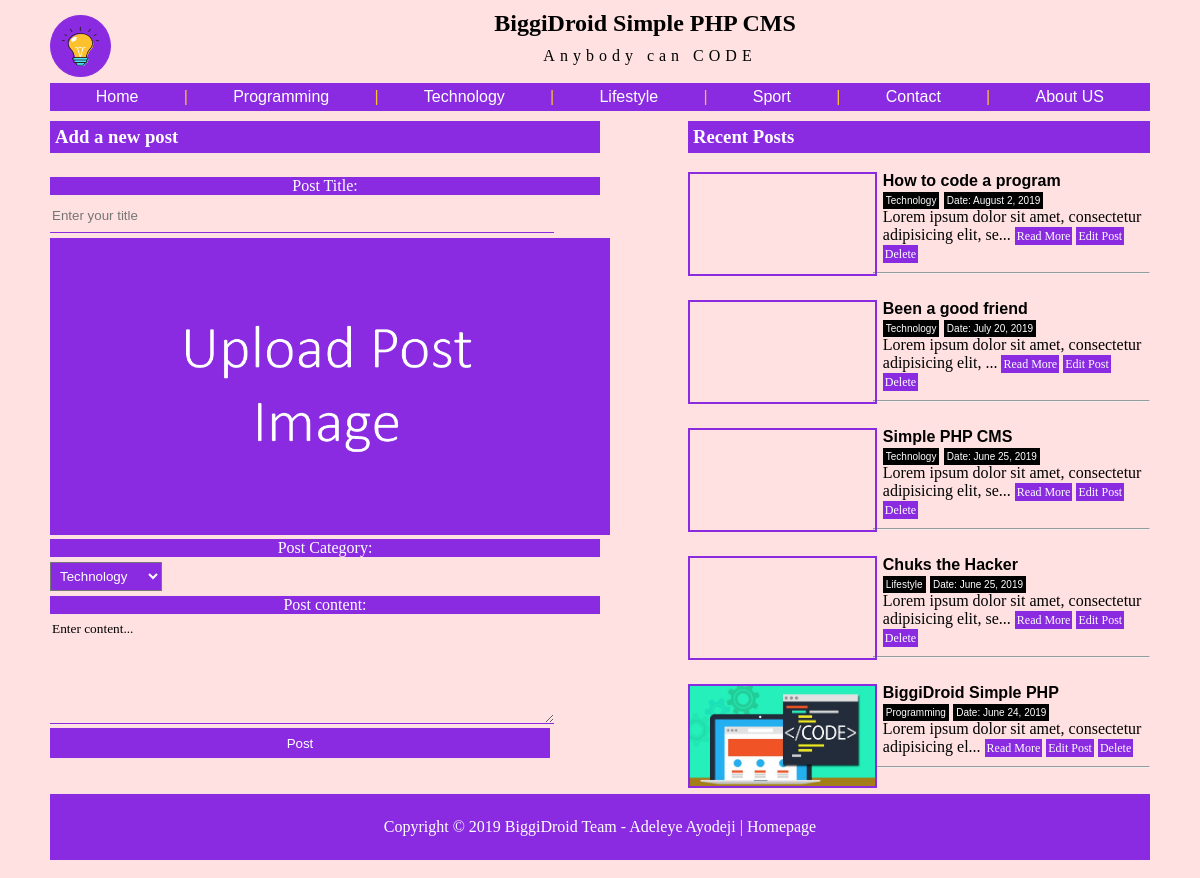
The app's page /blogg/admin/post.php with its own data.
### tables this page shows
CREATE TABLE `sitedetails` (
  `id` int(11) NOT NULL,
  `sitelogo` mediumtext DEFAULT NULL,
  `sitetitle` mediumtext DEFAULT NULL,
  `sitetagline` mediumtext DEFAULT NULL
);

CREATE TABLE `post` (
  `id` int(11) NOT NULL,
  `search` varchar(10000) DEFAULT NULL,
  `category` longtext DEFAULT NULL,
  `title` longtext DEFAULT NULL,
  `text` longtext DEFAULT NULL,
  `image` longtext DEFAULT NULL,
  `date` varchar(10000) DEFAULT NULL
);

### blogg/admin/post.php (the view, shortened to what this page needs)
<?php
include 'include/header.php';
?>
	 <div class="more">
				<div class="postside">
					<h3 style="margin-top: 10px;padding-top: 0px;font-family: calibri;background:blueviolet;text-align: left;padding: 5px;color: white;">Add a new post</h3>
				<form method="post" action="" enctype="multipart/form-data" style="width: 100%;float: left;margin-top: 0px;margin-bottom: 10px;clear: both;">
					<p>Post Title:</p>
				    <input type="text" name="title" placeholder="Enter your title">
					<label>
                           <div style="margin: 0px;padding: 0px;">
                            <img id="image" style="width: 100%;height: auto;cursor: pointer;margin-left:0px;" class="ui centered large image" src="../image/postthumbnail.png"/>
                          </div>
      		          </label>
      		          <p>Post Category:</p>
      		          <select name="category" style="padding: 5px;background: blueviolet;color: white;margin-bottom: 5px;">
      		          	<option value="Technology">Technology</option>
      		          </select>
      		          <p>Post content:</p>
				    <textarea name="text" style="font-family: calibri;">Enter content...</textarea>
				    <input type="submit" value="Post" name="submit">
				</form>
				</div>
				<div class="sidebar">
					<h3 style="margin-top: 10px;padding-top: 0px;font-family: calibri;color:white;padding:5px;background: blueviolet">Recent Posts</h3>
					<?php
				$query = mysqli_query($con, "SELECT * FROM post ORDER BY id DESC LIMIT 5");
				while ($row = mysqli_fetch_assoc($query)) {
					?>
					<div style="clear: both;margin-bottom: 50px;">
				<div style="width: 40%;float: left;">
					<div style="background-image: url('../image/<?php echo $row['image']; ?>');
   background-position: center top !important;
    background-size: cover;
    background-repeat: no-repeat;
        height: 100px;
    width: 100%;
    margin-left: 0px;
    margin-bottom: 5px;
    border: 2px solid blueviolet;"></div>
				</div>
				<div style="width:60%;float: right;">
				<h3 style="color: black;
    font-size: 16px;
    margin-top: 0px;
    margin-left: 10px;    margin-bottom: 0px;">
					<?php echo $row['title']; ?>
				</h3>
				<small style="margin: 0px;margin-left:10px;background: black none repeat scroll 0% 0%;color: white;padding: 3px;font-size: 10px;"><?php echo $row["category"]; ?></small>
				<small style="margin: 0px;background: black none repeat scroll 0% 0%;color: white;padding: 3px;font-size: 10px;">Date: <?php echo $row["date"]; ?></small>
				<p style="color: black;    margin: 0px;
    margin-left: 10px;font-family: calibri;margin-bottom: 10px;" >
					<?php echo substr($row['text'],0,60)."..."; ?>
					<a style="background: blueviolet;
    padding: 2px;
    color: white;
    text-decoration: none;font-size: 12px;" href="../post.php?id=<?php echo $row['id'] ?>">Read More</a> <a style="background: blueviolet;
    padding: 2px;
    color: white;
    text-decoration: none;font-size: 12px;" href="edit.php?id=<?php echo $row['id'] ?>">Edit Post</a>
				<a style="background: blueviolet;
    padding: 2px;
    color: white;
    text-decoration: none;font-size: 12px;" href="delete.php?id=<?php echo $row['id'] ?>">Delete</a>
				</p>
				</div>
				</div><br><hr><br>
					<?php
				}
				?>
				</div>
			</div>
<?php include 'include/footer.php'; ?>

### blogg/admin/include/header.php (shortened to what this page needs)
<?php session_start();
include '../include/db.php';
	$query = mysqli_query($con, "SELECT * FROM sitedetails");
	$row = mysqli_fetch_assoc($query);
?>
<!DOCTYPE html>
<html>
<head>
	<link rel="stylesheet" type="text/css" href="../css/style.css">
	<link rel="stylesheet" type="text/css" href="../css/font-awesome.css">
</head>
<body>
<div class="container">
	<div class="header">
		<div class="logo">
			<a href="../index.php"><img align="center" class="sitelogo" src="../image/<?php echo $row["sitelogo"] ?>"></a>
		</div>
		<div class="mainhead">
			<h2><?php echo $row["sitetitle"] ?>
			</h2>
			<span class="sitetagline"><?php echo $row["sitetagline"] ?>
			</span>
		</div>
		<br>
		<nav>
			<a href="#">Home</a> |
		<?php
		$query = mysqli_query($con, "SELECT * FROM post ORDER BY id ASC LIMIT 4");
		while ($row = mysqli_fetch_assoc($query)) {
			?>
			<a href="../include/category.php?category=<?php echo $row['category'] ?>"><?php echo $row["category"]; ?></a> |
			<?php
		} ?>
			<a href="#">Contact</a> |
			<a href="#">About US</a>
		</nav>
	</div>

### blogg/admin/include/footer.php (shortened to what this page needs)
	<div class="footer">
		<p>Copyright &copy; 2019 BiggiDroid Team - <a style="color: white;text-decoration: none;" href="https://www.adeleyeayodeji.com">Adeleye Ayodeji</a> | <a style="color: white;text-decoration: none;" href="../index.php">Homepage</a></p>
	</div>
</div>
</body>
</html>

### blogg/css/style.css (style rules this page uses)
body { font-family: arial; background: #ffe1e1; }
.container { margin-left: auto; margin-right: auto; width: 1100px; background: #ffe1e1; padding: 10px; padding-top: 0px; margin-top: 0px; }
.logo { width: 100px; float: left; }
.mainhead { text-align: center; }
.mainhead h2 { margin: 10px; font-family: cursive; }
nav { display: inline-block; background: blueviolet; padding: 5px; color: #fcc12d; }
nav a { margin-right: 20px; margin-left: 20px; color: white; text-decoration: none; padding: 20.8px; }
form p { padding: 0px; margin: 0px; margin-bottom: 5px; background: blueviolet; color: white; text-align: center; }
form { font-family: calibri; }
form input { width: 500px; margin-bottom: 5px; }
form input[type="text"] { border: none; border-bottom: 1px solid blueviolet; outline: none; background: transparent; }
form input[type="submit"] { background: blueviolet; outline: none; border: none; color: white; padding: 5px; width: 500px; }
textarea { outline: none; border: 1px solid blueviolet; background: transparent; }
.footer { text-align: center; padding: 8px; background: blueviolet; color: white; clear: both; }
.more img { margin-left: 10px; border: 5px solid blueviolet; }
.sidebar { width: 42%; float: right; }
.postside { width: 50%; float: left; clear: both; }
p { font-family: calibri; }
h2 { font-family: calibri; }
img { background-position: center top !important; }
.sitetagline { font-family: calibri; margin: 0px; margin-top: 0px; letter-spacing:5px; }
.sitelogo { height: 40px; width: 39px; background: #8a2be2; margin-top: 5px; padding: 10px; border-radius: 100%; border: 1px solid #8a2be2; }
a { text-decoration: none; }

### blogg/admin/post.php (style rules this page uses)
form { width: 50%; float: left; margin-top: 10px; margin-bottom: 10px; clear: both; }
h2 { text-align: center; }
input { height: 30px; background: transparent; outline: none; border:none; border-bottom: 1px solid blueviolet; }
textarea { height: 100px; background: transparent; outline: none; border:none; width: 500px; border-bottom: 1px solid blueviolet; }

### records on screen
sitedetails: sitelogo (picture), sitetitle "BiggiDroid Simple PHP CMS", sitetagline "Anybody can CODE"
post: category "Programming"
post: category "Technology"
post: category "Lifestyle"
post: category "Sport"
post: title "How to code a program", category "Technology", date "August 2, 2019", text "Lorem ipsum dolor sit amet, consectetur adipisicing elit, se"
post: title "Been a good friend", category "Technology", date "July 20, 2019", text "Lorem ipsum dolor sit amet, consectetur adipisicing elit,"
post: title "Simple PHP CMS", category "Technology", date "June 25, 2019", text "Lorem ipsum dolor sit amet, consectetur adipisicing elit, se"
post: title "Chuks the Hacker", category "Lifestyle", date "June 25, 2019", text "Lorem ipsum dolor sit amet, consectetur adipisicing elit, se"
post: image (picture), title "BiggiDroid Simple PHP", category "Programming", date "June 24, 2019", text "Lorem ipsum dolor sit amet, consectetur adipisicing el"
